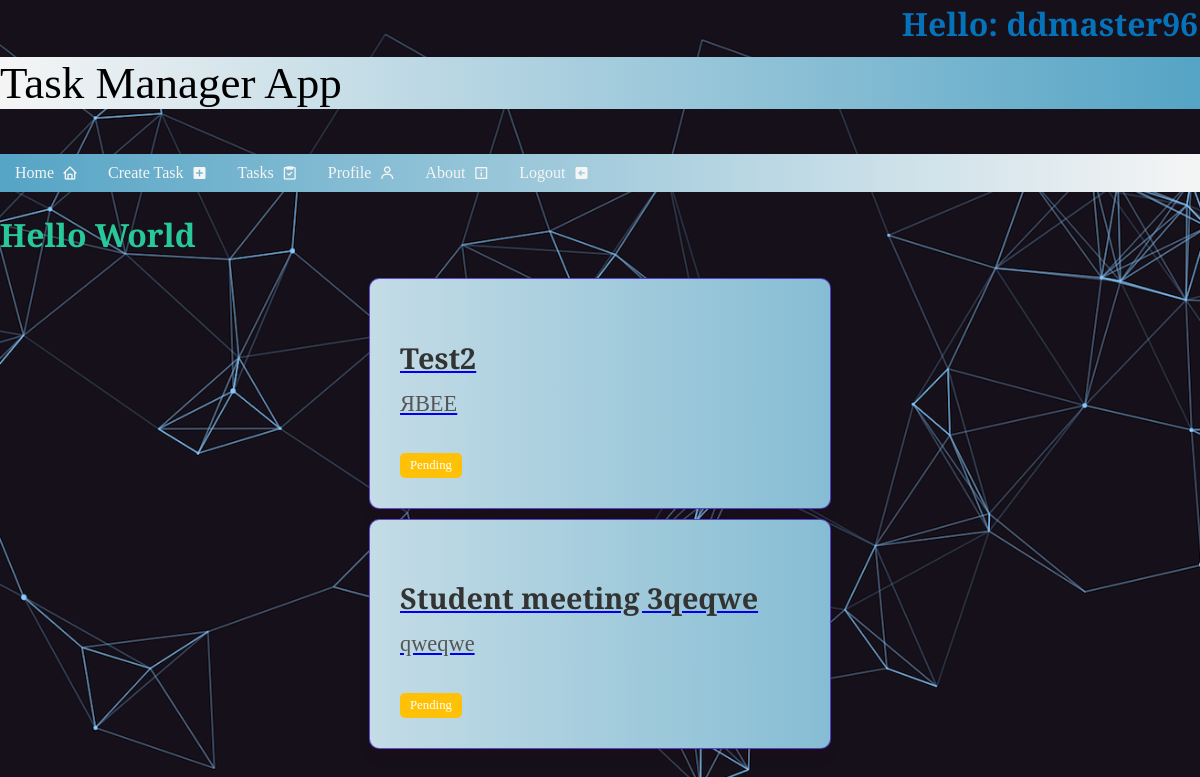
Page /tasks/task_dashboard/ (signed in) on the committed database.
### accounts/models.py (models this page shows, shortened)
class AppUser(AbstractBaseUser , PermissionsMixin):
    email = models.EmailField(
        unique=True
    )
    username = models.CharField(
        unique=True,
        max_length=150,
    )
    is_staff = models.BooleanField(
        _("staff status"),
        default=False,
        help_text=_("Designates whether the user can log into this admin site."),
    )
    is_active = models.BooleanField(
        _("active"),
        default=True,
        help_text=_(
            "Designates whether this user should be treated as active. "
            "Unselect this instead of deleting accounts."
        ),
    )
    objects = AppUserManager()
    EMAIL_FIELD = "email"
    USERNAME_FIELD = "username" # means the first credential in our auth
    REQUIRED_FIELDS = ["email"]

### tasks/models.py (models this page shows, shortened)
class Tasks(models.Model):
    name = models.CharField(
        max_length=100
    )
    description = models.TextField(
    )
    date_created = models.DateTimeField(
        auto_now_add=True
    )
    due_date = models.DateTimeField(
        help_text="Краен срок с дата и час"
    )
    remaining = models.DurationField(
        null=True,
        blank=True,
        help_text="Оставащо време до крайния срок"
    )
    profile = models.ForeignKey(
        Profile,
        on_delete=models.CASCADE,
        related_name="user_tasks",
        null=True,
        blank=True
    )
    status = models.CharField(
        choices=StatusChoices.choices,
        default=StatusChoices.PENDING,
        max_length=100,
    )

### tasks/views.py (the view)
# urls.py: path('task_dashboard/', DashboardView.as_view(), name='dashboard'),
class DashboardView(ListView, FormView):
    template_name = 'tasks/dashboard.html'
    context_object_name = 'tasks'
    form_class = SearchForm
    paginate_by = 8
    model = Tasks
    success_url = reverse_lazy('dashboard')
    def get_queryset(self):
        user_profile = self.request.user.profile
        queryset = self.model.objects.filter(profile=user_profile).exclude(status='Done')
        return queryset

### common/templatetags/user_info.py (called while the page is built)
@register.inclusion_tag('common/user_info.html')
def user_info(user):
    if user.is_authenticated:
        return {
            'user': user.username,
        }
    return {
        'user': 'Anonymous',
    }

### templates/tasks/dashboard.html
{% extends 'common/base.html' %}
{% block content %}
    {% for task in tasks %}
        <div class="task-box">
            <a href="{% url 'task_details' task.pk %}">
                <h3>{{ task.name }}</h3>
                <p>{{ task.description }}</p>
                <span class="task-status {% if task.status == 'Pending' %}pending{% elif task.status == 'Overdue' %}overdue{% endif %}">
                {{ task.status|title }}
            </span>
            </a>
        </div>
    {% endfor %}
{% endblock %}

### templates/common/user_info.html
<div>
    <div>
        <h1 class="h1-title">Hello: {{ user }}</h1>
    </div>
</div>

### static/main_page.css (style rules this page uses)
h1 { color: #27c99a; font-family: "Playfair Display", serif; }
body { background-image: url('images/compute-ea4c57a4.png'); background-repeat: no-repeat; background-attachment: fixed; background-size: cover; background-position: center; }
p { background: linear-gradient(to left, #55a4c5, whitesmoke) no-repeat fixed; font-family: 'Playfair Display', serif; font-size: 45px; text-align: left; top: 10px }
.h1-title { text-align: right; margin: 0; padding: 2px; color: #0572ba; font-family: 'Playfair Display', serif; }

### static/nav.css (style rules this page uses)
body { margin: 0px; top: 0; }

### static/forms.css (style rules this page uses)
p { margin-top: 10px; }

### static/task_box.css (style rules this page uses)
.task-box { width: 400px; padding: 30px; margin: 10px auto; background: linear-gradient(to left, #55a4c5, whitesmoke) no-repeat fixed; border: 1px solid rgba(57, 9, 197, 0.69); border-radius: 10px; box-shadow: 0 8px 12px rgba(55, 8, 31, 0.1); font-family: "Playfair Display", serif; }
.task-box h3 { font-size: 1.8rem; color: #333; margin-bottom: 10px; }
.task-box p { font-size: 1.4rem; color: #555; line-height: 1.5; }
.task-box .task-status { display: inline-block; padding: 5px 10px; font-size: 0.8rem; color: #fff; border-radius: 5px; margin-top: 10px; }
.task-box .task-status.pending { background-color: #ffc107; }

### rows in the picture
AppUser: username "ddmaster96"
Tasks: name "Test2", description "ЯВЕЕ", status "Pending"
Tasks: name "Student meeting 3qeqwe", description "qweqwe", status "Pending"
